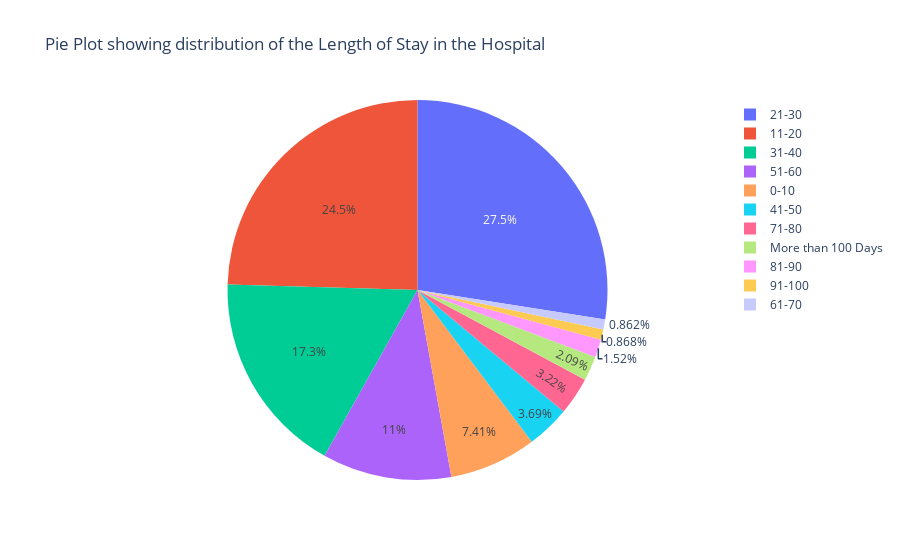

Notebook code cell kept with this figure:
### Code cell
import plotly.express as px
# piechart

df_pie = df_train['Stay'].value_counts().reset_index()
df_pie.columns = ['Stay', 'count']
fig_pie = px.pie(df_pie, values='count', names='Stay', title="Pie Plot showing distribution of the Length of Stay in the Hospital") #, category_orders={'Stay':'0-10'})

fig_pie.show()

### Figure 1 — Plotly figure (JSON) as saved in the notebook; plotly's stock layout.template omitted (floating-point values rounded to 4 significant figures)
{"data": [{"domain": {"x": [0, 1], "y": [0, 1]}, "hovertemplate": "Stay=%{label}<br>count=%{value}<extra></extra>", "labels": ["21-30", "11-20", "31-40", "51-60", "0-10", "41-50", "71-80", "More than 100 Days", "81-90", "91-100", "61-70"], "legendgroup": "", "name": "", "showlegend": true, "type": "pie", "values": [87488, 78135, 55152, 35000, 23599, 11743, 10246, 6666, 4836, 2764, 2744]}], "layout": {"legend": {"tracegroupgap": 0}, "title": {"text": "Pie Plot showing distribution of the Length of Stay in the Hospital"}}}
